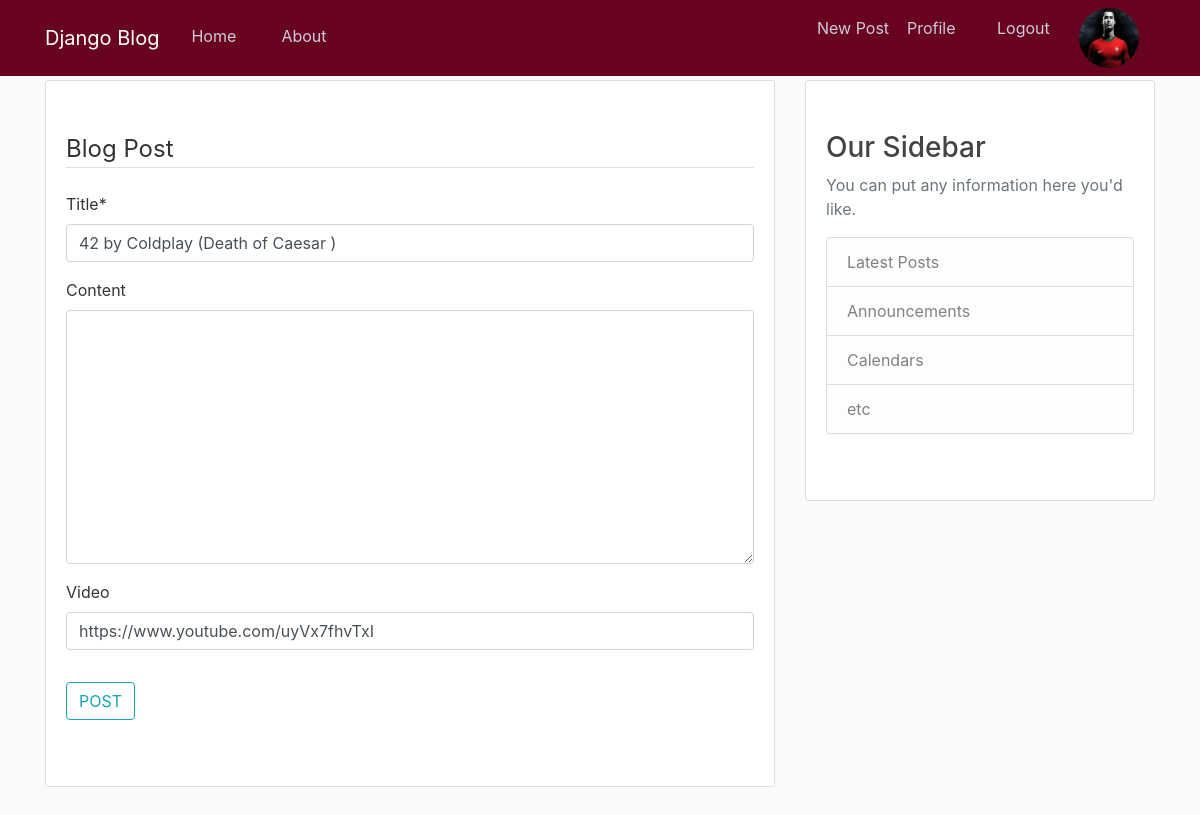
Page /post/9/update (signed in) on the committed database.
### blog/models.py (models this page shows, shortened)
class Post(models.Model):
    title = models.CharField(max_length=100)
    content = models.TextField(null=True, blank=True)
    video = EmbedVideoField(null=True, blank=True)
    date_posted = models.DateTimeField(default=timezone.now)
    author = models.ForeignKey(User, on_delete=models.CASCADE)
    """
    Gives title of the Post (<Queryset [<Post: Blog 1>]>) for in CLI for the cmds like
    Post.objects.all() instead of vauge Post objects (<Queryset [<Post:Post Object(1)>]>)
    """

### blog/views.py (the view, shortened to what this page needs)
# urls.py: path("post/<int:pk>/update", PostUpdateView.as_view(), name="post-update"),
class PostUpdateView(LoginRequiredMixin, UserPassesTestMixin, UpdateView):
    model = Post
    fields = ['title', 'content', 'video']
    def test_func(self):
        post = self.get_object() # gets the post user is trying to update
        if self.request.user == post.author:
            return  True
        return False

### blog/templates/blog/post_form.html (shortened to what this page needs)
<head>
</head>
{% extends "blog/base.html" %}
{% load crispy_forms_tags %}
{% block content %}
    <div class="content-section">
        <form method="POST">
            <fieldset class="form-group">
                <legend class="border-bottom mb-4">Blog Post</legend>
                {{ form|crispy }}
            </fieldset>
            <div class="form-group">
                <button class="btn btn-outline-info" type="submit">POST</button>
            </div>
        </form>
    </div>
{% endblock content %}

### blog/static/blog/main.css (style rules this page uses)
body { background: #fafafa; color: #333333; margin-top: 5rem; }
.content-section { background: #ffffff; padding: 50px 20px; border: 1px solid #dddddd; border-radius: 3px; margin-bottom: 20px; }

### rows in the picture
Post: title "42 by Coldplay (Death of Caesar )", video "https://www.youtube.com/uyVx7fhvTxI"
